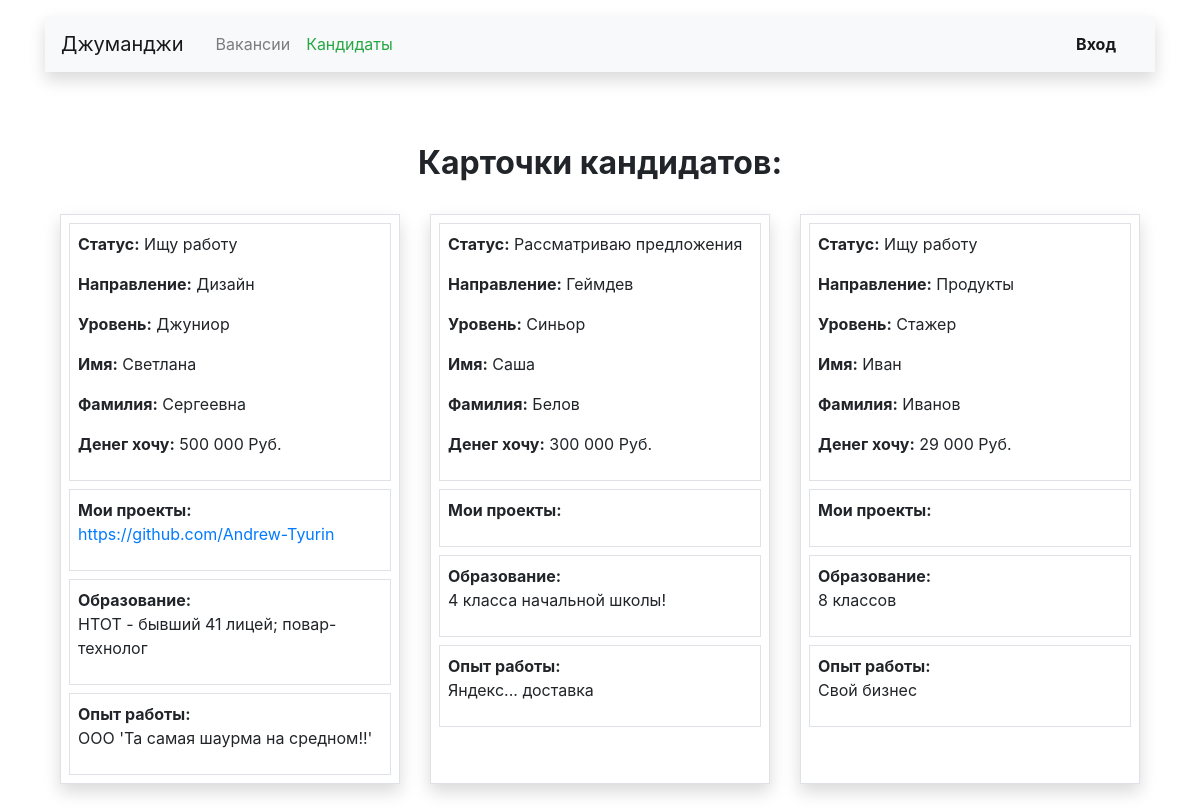
Screenshot of /resume/ with the database file from the repository.
### main/models.py (models this page shows, shortened)
class Resume(models.Model):
    class Status(models.TextChoices):
        MAX_ACTIVE = 'max_active', 'Ищу работу'
        ACTIVE = 'active', 'Рассматриваю предложения'
        NON_ACTIVE = 'non_active', 'Не ищу работу'
    class Grade(models.TextChoices):
        INTERN = 'intern', 'Стажер'
        JUNIOR = 'Junior', 'Джуниор'
        MIDDLE = 'middle', 'Миддл'
        SENIOR = 'senior', 'Синьор'
        LID = 'lid', 'Лид'
    user = models.OneToOneField(
        User,
        on_delete=models.CASCADE,
        related_name='my_resume',
        verbose_name='Резюме',
    )
    name = models.CharField(max_length=80, verbose_name='Имя')
    surname = models.CharField(max_length=80, verbose_name='Фамилия')
    status = models.CharField(
        max_length=26,
        choices=Status.choices,
        default=Status.MAX_ACTIVE,
        verbose_name='Готовность к работе',
    )
    salary = models.IntegerField(default=1, verbose_name='Вознаграждение')
    specialty = models.ForeignKey(
        Specialty,
        on_delete=models.CASCADE,
        to_field="code",
        related_name="resume",
        verbose_name='Специализация',
    )
    grade = models.CharField(
        max_length=20,
        choices=Grade.choices,
        default=Grade.MIDDLE,
        verbose_name='Квалификация',
    )
    education = models.TextField(
        blank=True,
        default='4 класса начальной школы.',
        verbose_name='Образование',
    )
    experience = models.TextField(
        blank=True,
        default='Яндекс...  доставка',
        verbose_name='Опыт работы',
    )
    portfolio = models.URLField(
        blank=True,
        max_length=120,
        verbose_name='Портфолио',
    )
    class Meta:
        verbose_name = 'Резюме'
        verbose_name_plural = verbose_name

class Specialty(models.Model):
    code = models.CharField(max_length=30, unique=True, verbose_name='Код')
    title = models.CharField(max_length=30, verbose_name='Направление')
    picture = models.ImageField(
        upload_to='specialties',
        default='https://place-hold.it/100x60',
        blank=True,
        verbose_name='Картинка',
    )
    def __str__(self):
        return self.title
    class Meta:
        verbose_name = 'Специализацию'
        verbose_name_plural = 'Специализации'

### main/views.py (the view)
# urls.py: path('resume/', views.AllResumeView.as_view(), name='all_resume'),
class AllResumeView(ListView):
    model = Resume
    template_name = 'main/myresume/view_all_resume.html'
    def get_queryset(self):
        return super().get_queryset().select_related('specialty')

### main/templates/main/myresume/view_all_resume.html (shortened to what this page needs)
{% extends 'main/main_layout.html' %}
{% load humanize %}
{% block custom_body %}
    <main class="container mt-3">
        <section>
            <h2 class="h2 text-center mx-auto mt-4 pt-5">
                <strong>Карточки кандидатов:</strong>
            </h2>
            <div class="d-flex mx-auto row">
                {% for object in object_list %}
                    <div class="my-4 col-lg-4 col-md-6 col-sm-12">
                        <div class="p-2 border shadow h-100">
                            <div class="p-2 border mb-2">
                                <p class=""><b>Статус:</b> {{ object.get_status_display }}</p>
                                <p class=""><b>Направление:</b> {{ object.specialty }}</p>
                                <p class=""><b>Уровень:</b> {{ object.get_grade_display }}</p>
                                <p class=""><b>Имя:</b> {{ object.name }}</p>
                                <p class=""><b>Фамилия:</b> {{ object.surname }}</p>
                                <p class=""><b>Денег хочу:</b> {{ object.salary | intcomma }} Руб.</p>
                            </div>
                            <div>
                                <div class="p-2 border mb-2">
                                    <span><b>Мои проекты:</b></span>
                                    <p><a href="{{ object.portfolio }}" target="_blank">{{ object.portfolio }}</a></p>
                                </div>
                                <div class="p-2 border mb-2">
                                    <span><b>Образование:</b></span>
                                    <p>{{ object.education }}</p>
                                </div>
                                <div class="p-2 border">
                                    <span><b>Опыт работы:</b></span>
                                    <p>{{ object.experience }}</p>
                                </div>
                            </div>
                        </div>
                    </div>
                {% endfor %}
            </div>
        </section>
    </main>
{% endblock %}

### rows the page displays
Resume: status "Ищу работу", specialty "Дизайн", grade "Джуниор", name "Светлана", surname "Сергеевна", salary "500 000", portfolio "https://github.com/Andrew-Tyurin", education "НТОТ - бывший 41 лицей; повар-технолог", experience "ООО 'Та самая шаурма на средном!!'"
Resume: status "Рассматриваю предложения", specialty "Геймдев", grade "Синьор", name "Саша", surname "Белов", salary "300 000", education "4 класса начальной школы!", experience "Яндекс... доставка"
Resume: status "Ищу работу", specialty "Продукты", grade "Стажер", name "Иван", surname "Иванов", salary "29 000", education "8 классов", experience "Свой бизнес"
